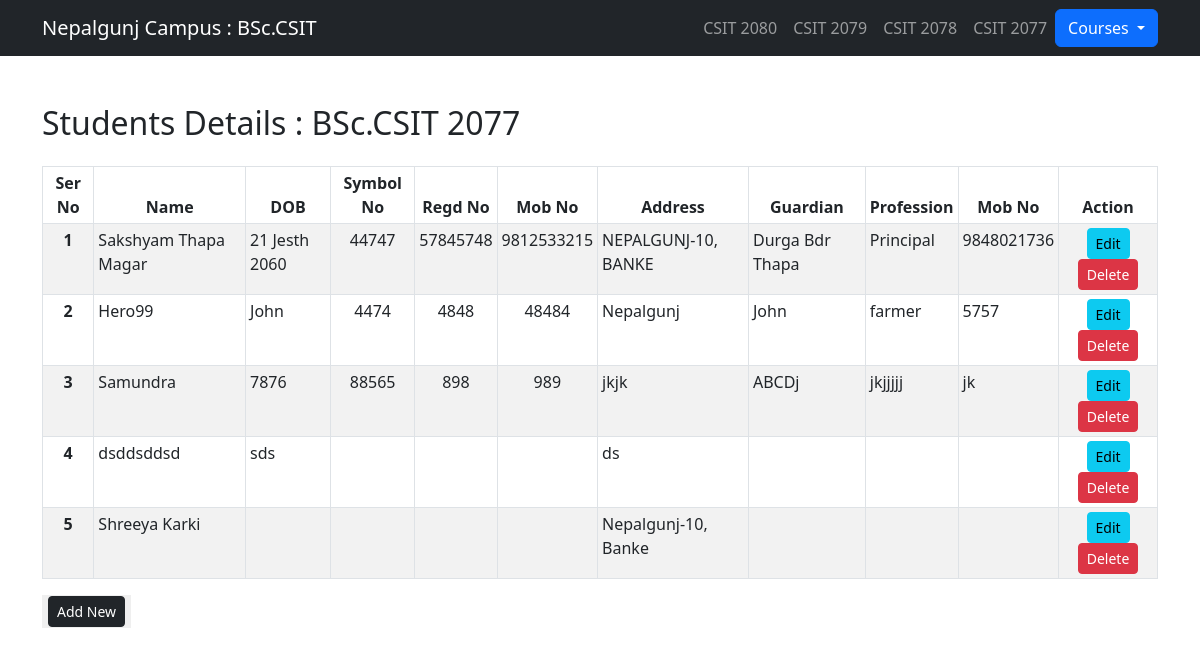
Screenshot of /csit/csit77 with the database file from the repository.
### csit/models.py (models this page shows, shortened)
class Csit_2077(models.Model):
    name = models.CharField(max_length=50)
    dob = models.CharField(max_length=30)
    symbol = models.CharField(max_length=20)
    reg = models.CharField(max_length=50)
    mob = models.CharField(max_length=10)
    add = models.CharField(max_length=60)
    guardian = models.CharField(max_length=50)
    prof = models.CharField(max_length=50)
    mobs = models.CharField(max_length=10)
    class Meta:
        db_table = "csit2077"

### csit/views_csit.py (the view)
# urls.py: path("/csit77", views_csit.csit77, name="csit77"),
def csit77(request):
    da = Csit_2077.objects.all()
    return render(request, "csit/csit77.html", {'da':da})

### csit/templates/csit/csit77.html (shortened to what this page needs)
{% extends 'csit/base.html' %}
 {% block title %}
<link rel="stylesheet" href="https://cdn.datatables.net/2.1.8/css/dataTables.dataTables.css" />
<link rel="stylesheet" href="//cdn.datatables.net/2.1.8/css/dataTables.dataTables.min.css">
  {% endblock %}
{% block content %}
  <body>
    <div class="container" >
        <h2 class="mb-4 mt-5">Students Details : BSc.CSIT 2077</h2>
         <table class="table table-striped table table-bordered table-hover table-sm font-size: smaller" id="myTable">
            <thead>
                <tr>
                    <th scope="col" style="text-align: center">Ser No</th>
                    <th scope="col" style="text-align: center">Name</th>
                    <th scope="col" style="text-align: center">DOB</th>
                    <th scope="col" style="text-align: center">Symbol No</th>
                    <th scope="col" style="text-align: center">Regd No</th>
                    <th scope="col" style="text-align: center">Mob No</th>
                    <th scope="col" style="text-align: center">Address</th>
                    <th scope="col" style="text-align: center">Guardian</th>
                    <th scope="col" style="text-align: center">Profession</th>
                    <th scope="col" style="text-align: center">Mob No</th>
                    <th scope="col" style="text-align: center">Action</th>
                </tr>
            </thead>
            <tbody>
                 {% for dq in da %}
                <tr>
                    <th scope="row" style="text-align: center">{{forloop.counter}}</th>
                    <td>{{dq.name}}</td>
                    <td>{{dq.dob}}</td>
                    <td style="text-align: center">{{dq.symbol}}</td>
                    <td style="text-align: center">{{dq.reg}}</td>
                    <td style="text-align: center">{{dq.mob}}</td>
                    <td>{{dq.add}}</td>
                    <td>{{dq.guardian}}</td>
                    <td>{{dq.prof}}</td>
                    <td>{{dq.mobs}}</td>
                    <td scope="row" style="text-align: center">
                         <a href="{% url 'editcsit77' dq.id %}" class="btn btn-info btn-sm">Edit</a>
                        <form action="{% url 'delcsit77' dq.id %}" method="post" class="d-inline">
                            <input type="submit" class="btn btn-danger btn-sm" value="Delete">
                        </form>
                    </td>
                </tr>
                {% endfor %}
            </tbody>
        </table>
            <button style="border: none">
            <a class="btn btn-dark btn-sm" style="text-align:center" href="{% url 'formcsit77' %}">Add New</a>
            </button>
    </div>
{% endblock %}

### rows the page displays
Csit_2077: name "Sakshyam Thapa Magar", dob "21 Jesth 2060", symbol "44747", reg "57845748", mob "9812533215", add "NEPALGUNJ-10, BANKE", guardian "Durga Bdr Thapa", prof "Principal", mobs "9848021736"
Csit_2077: name "Hero99", dob "John", symbol "4474", reg "4848", mob "48484", add "Nepalgunj", guardian "John", prof "farmer", mobs "5757"
Csit_2077: name "Samundra", dob "7876", symbol "88565", reg "898", mob "989", add "jkjk", guardian "ABCDj", prof "jkjjjjj", mobs "jk"
Csit_2077: name "dsddsddsd", dob "sds", add "ds"
Csit_2077: name "Shreeya Karki", add "Nepalgunj-10, Banke"
